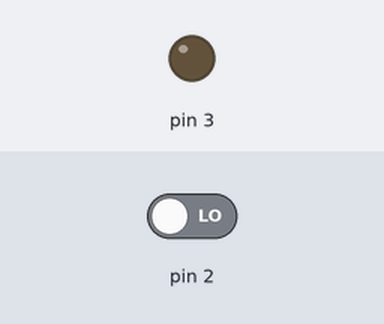
The sketch below on a simulated Arduino Uno, built with avr-gcc and run on an emulated ATmega328P. Parts: output pins drawn as LEDs (lit = HIGH). The test bench sets the inputs (shaded band); at power-on: pin 2 LOW.

Above: at 1.2 s.
1.3 s: pin 2 driven HIGH
At 2.2 s:
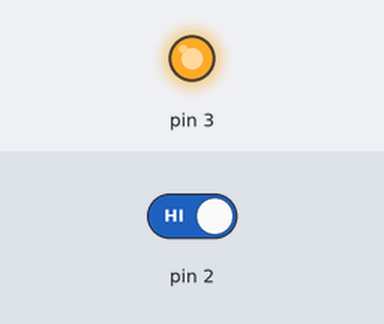
2.8 s: pin 2 driven LOW
At 3.3 s:
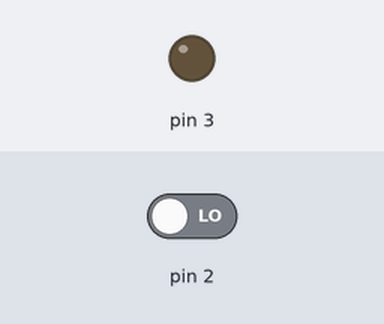
Timing chart, 0 to 5.8 s (numbered marks = the images above; inputs shaded):
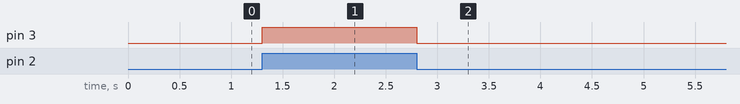

Measured:
- after the input at 1.3 s, pin 3: LOW → HIGH at once
- after the input at 2.8 s, pin 3: HIGH → LOW at once

The sketch:

sensor_de_linha.ino
```cpp
//Sensor LED

void setup() {
  // put your setup code here, to run once:
pinMode (2, INPUT);
pinMode (3, OUTPUT);
}

void loop() {
  // put your main code here, to run repeatedly:

int luz=digitalRead(2);

if(luz==1){
 digitalWrite(3,1);
}
else{
   digitalWrite(3,0);
}
}
```
